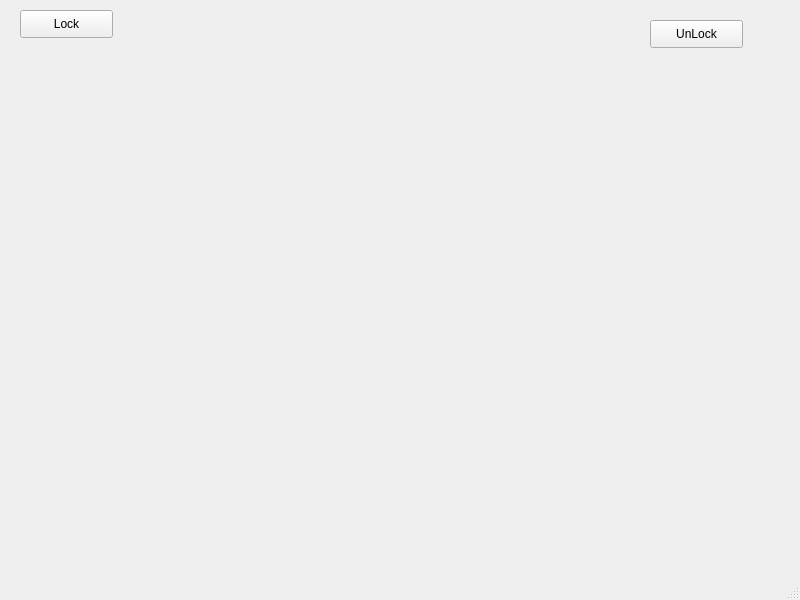
<?xml version="1.0" encoding="UTF-8"?>
<ui version="4.0">
 <class>WatchDlg</class>
 <widget class="QMainWindow" name="WatchDlg">
  <property name="geometry">
   <rect>
    <x>0</x>
    <y>0</y>
    <width>800</width>
    <height>600</height>
   </rect>
  </property>
  <property name="windowTitle">
   <string>MainWindow</string>
  </property>
  <widget class="QWidget" name="centralwidget">
   <widget class="ScreenWidget" name="watchWidget" native="true">
    <property name="geometry">
     <rect>
      <x>20</x>
      <y>60</y>
      <width>761</width>
      <height>491</height>
     </rect>
    </property>
   </widget>
   <widget class="QPushButton" name="lockBtn">
    <property name="geometry">
     <rect>
      <x>20</x>
      <y>10</y>
      <width>93</width>
      <height>28</height>
     </rect>
    </property>
    <property name="text">
     <string>Lock</string>
    </property>
   </widget>
   <widget class="QPushButton" name="unLockBtn">
    <property name="geometry">
     <rect>
      <x>650</x>
      <y>20</y>
      <width>93</width>
      <height>28</height>
     </rect>
    </property>
    <property name="text">
     <string>UnLock</string>
    </property>
   </widget>
  </widget>
  <widget class="QMenuBar" name="menubar">
   <property name="geometry">
    <rect>
     <x>0</x>
     <y>0</y>
     <width>800</width>
     <height>25</height>
    </rect>
   </property>
  </widget>
  <widget class="QStatusBar" name="statusbar"/>
 </widget>
 <customwidgets>
  <customwidget>
   <class>ScreenWidget</class>
   <extends>QWidget</extends>
   <header>screenwidget.h</header>
   <container>1</container>
  </customwidget>
 </customwidgets>
 <resources/>
 <connections/>
</ui>
